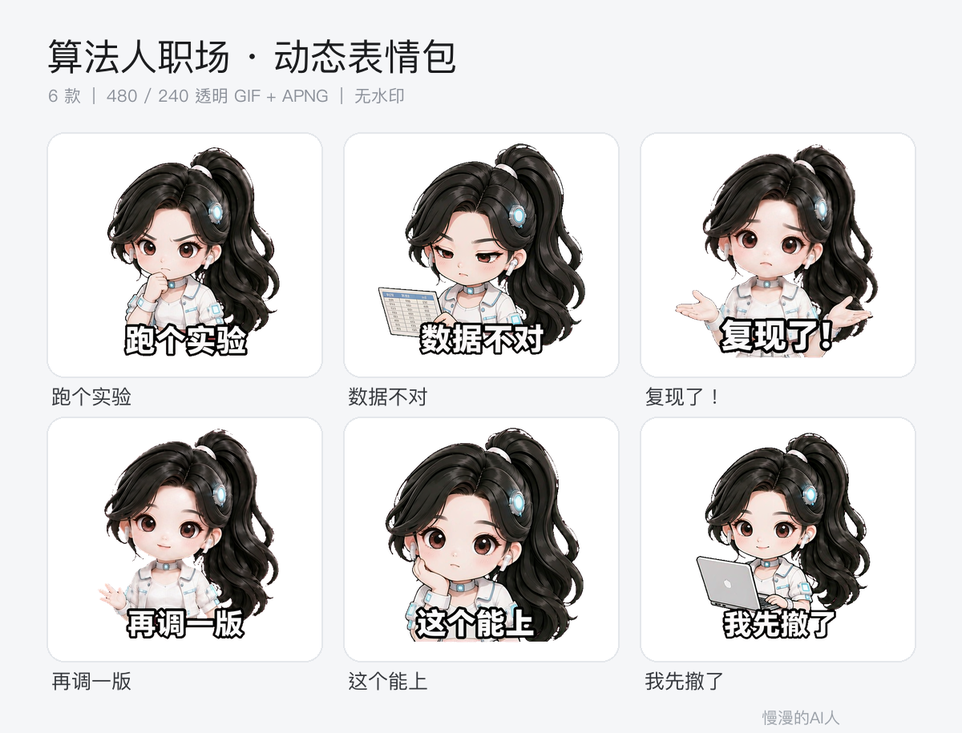
#> input picture assets/示例_B_算法人职场_预览.png, 962 x 733 px, shrunk from 1200 x 915 before the run
$ python clean_bg.py '../assets/示例_B_算法人职场_预览.png' out.png
#> lines starting #> are read from the running program, lines starting #| are printed output that depends on the picture
#!/usr/bin/env python3
"""慢漫的AI人 · 动态表情包工作台

把生图工具画出的渐变色底归一化成纯抠图底色，并清掉右下角平台水印。

用法:
  # 精灵图：渐变紫粉底 -> 纯品红，顺带去水印
  python3 clean_bg.py 精灵图.png 精灵图_干净.png --bg "#FF00FF"

  # 角色含粉/紫时换纯绿底
  python3 clean_bg.py 精灵图.png 精灵图_干净.png --bg "#00FF00"

  # 角色设定图：只刷掉水印，不动浅灰底
  python3 clean_bg.py 设定图.png 设定图_干净.png --wm-only
"""
import argparse
import os
import numpy as np
from PIL import Image


def hex2rgb(s):
    s = s.lstrip('#')
    if len(s) != 6:
        raise ValueError('--bg 需要 #RRGGBB 格式')
    return np.array([int(s[i:i + 2], 16) for i in (0, 2, 4)], dtype=np.int16)


ap = argparse.ArgumentParser(description='背景归一化 + 去平台水印（慢漫的AI人）')
ap.add_argument('src')
ap.add_argument('dst')
ap.add_argument('--bg', default='#FF00FF', help='目标抠图底色 #RRGGBB，同时决定识别判据（品红族 / 绿族）')
ap.add_argument('--wm-x', type=float, default=0.92, help='水印区起始横坐标比例，默认 0.92')
ap.add_argument('--wm-y', type=float, default=0.905, help='水印区起始纵坐标比例，默认 0.905')
ap.add_argument('--no-wm', action='store_true', help='不处理水印区')
ap.add_argument('--wm-only', action='store_true', help='只清水印、不做全图归一化（浅灰底设定图用）')
ap.add_argument('--no-dilate', action='store_true', help='不做 1px 膨胀，保留最细的边缘')
args = ap.parse_args()

os.makedirs(os.path.dirname(os.path.abspath(args.dst)), exist_ok=True)

target = hex2rgb(args.bg)
a = np.asarray(Image.open(args.src).convert('RGB')).astype(np.int16)
h, w = a.shape[:2]
#> h = 733; w = 962
R, G, B = a[..., 0], a[..., 1], a[..., 2]
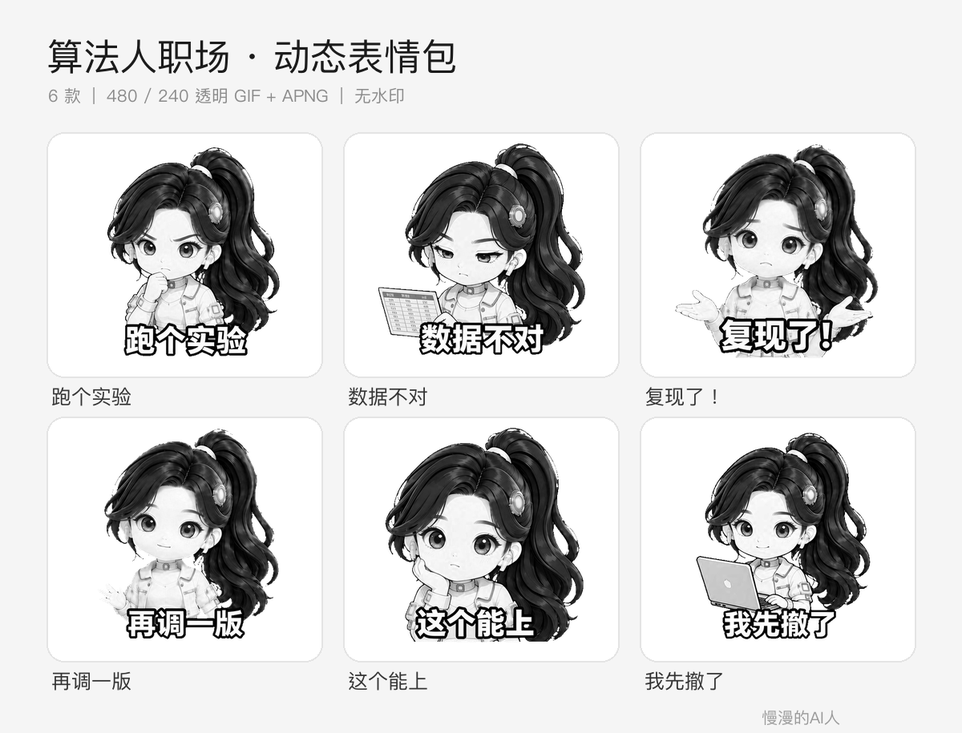
#> R: shape (733, 962) int16; min 0, max 255, mean 215.2
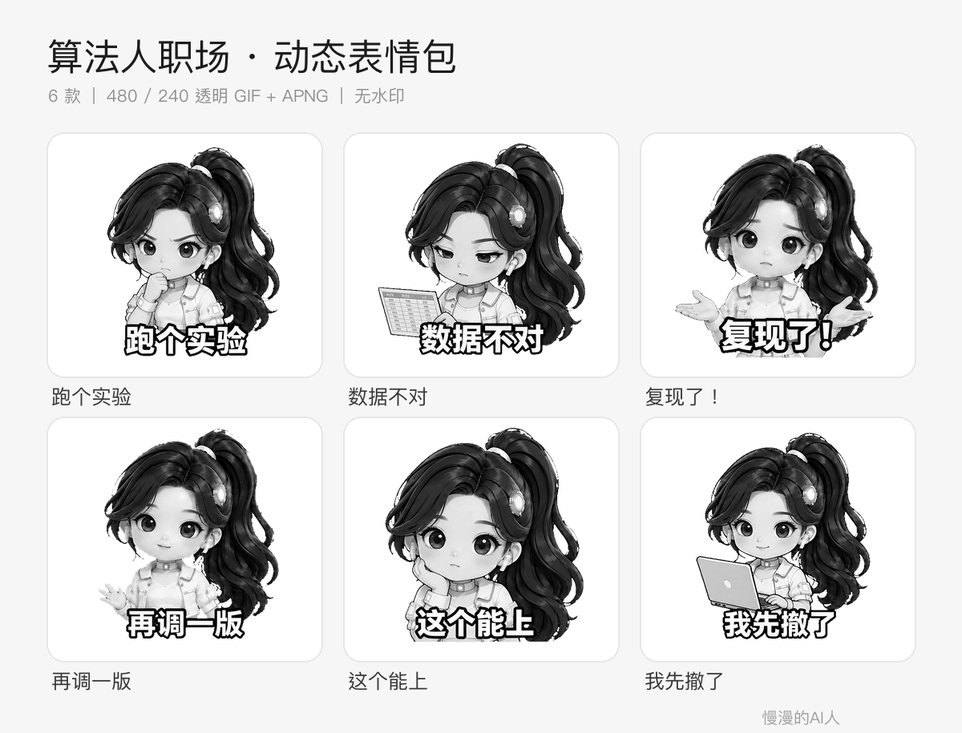
#> G: shape (733, 962) int16; min 0, max 255, mean 213.9

if args.wm_only:
    # 设定图是浅灰平涂底：用四角背景色填充水印矩形，不动角色
    corners = np.concatenate([
        a[:20, :20].reshape(-1, 3), a[:20, -20:].reshape(-1, 3),
        a[-20:, :20].reshape(-1, 3), a[-20:, -20:].reshape(-1, 3),
    ])
    fill = np.median(corners, axis=0).astype(np.int16)
    changed = '仅清理水印'
else:
    is_green = bool(target[1] > target[0] and target[1] > target[2])
    if is_green:
        bg = (G - R > 40) & (G - B > 40) & (G > 110) & (R < 190)
    else:
        # 紫粉 / 品红族：R、B 明显高于 G；黑白灰、肤色、蓝黄道具都不满足
        bg = (R - G > 40) & (B - G > 18) & (R > 110) & (G < 190) & (np.abs(R - B) < 140)
#> bg: shape (733, 962) bool; every value is 0

    if not args.no_dilate:
        g = bg.copy()
        g[1:] |= bg[:-1]
        g[:-1] |= bg[1:]
        g[:, 1:] |= bg[:, :-1]
        g[:, :-1] |= bg[:, 1:]
        bg = g

    a[bg] = target
    fill = target
    changed = f'背景归一化 {bg.mean():.1%}'
#> changed = '背景归一化 0.0%'

if not args.no_wm:
    y0, x0 = int(h * args.wm_y), int(w * args.wm_x)
#> y0 = 663; x0 = 885
    a[y0:, x0:] = fill
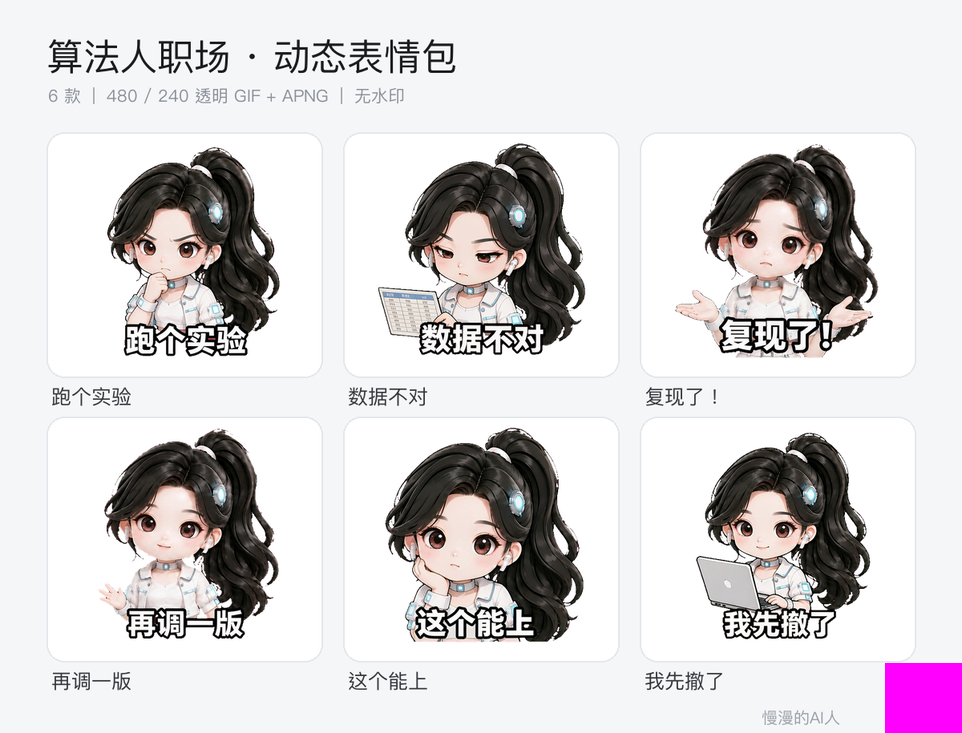
#> a: shape (733, 962, 3) int16; mean R, G, B 215.3, 212, 213.9
    changed += f' + 水印区 ({x0},{y0})→({w},{h})'
#> changed = '背景归一化 0.0% + 水印区 (885,663)→(962,733)'

Image.fromarray(a.astype(np.uint8)).save(args.dst)
suffix = '' if args.wm_only else f' | 底色 {args.bg}'
print(f'[clean_bg] {args.src} → {args.dst} | {changed}{suffix}')
#| [clean_bg] ../assets/示例_B_算法人职场_预览.png → out.png | 背景归一化 0.0% + 水印区 (885,663)→(962,733) | 底色 #FF00FF
